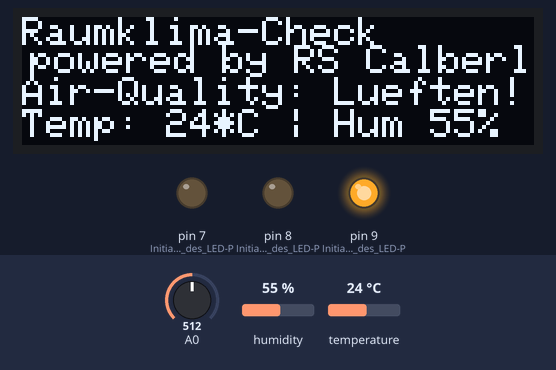
This sketch was run on a simulated Arduino Uno, built with avr-gcc and run on an emulated ATmega328P. On the bench: 128×32 one-colour display, output pins drawn as LEDs (lit = HIGH). The test bench sets the inputs (shaded band); at power-on: A0 = 512, humidity 55 %, temperature 24 °C. The display library's start-up logo is not drawn; what the sketch prints to the serial monitor is not drawn.

Above: at 4.2 s.
4.3 s: A0 set to 195
6.5 s: A0 set to 172
At 7.73 s:
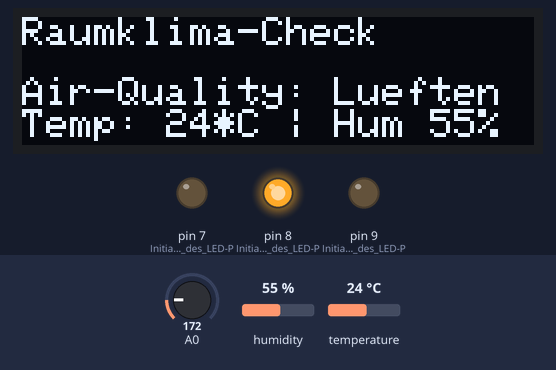
9.7 s: A0 set to 94
11.2 s: A0 set to 86
At 12.3 s:
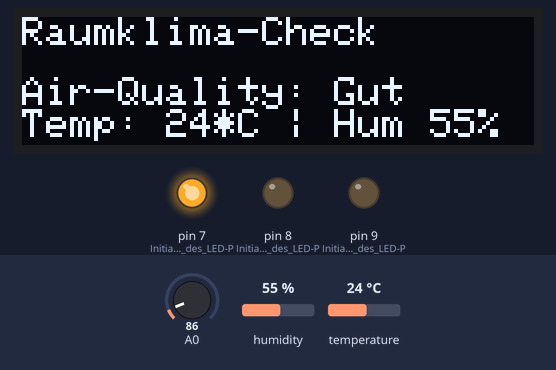
14.3 s: humidity set to 22 %
At 17.0 s:
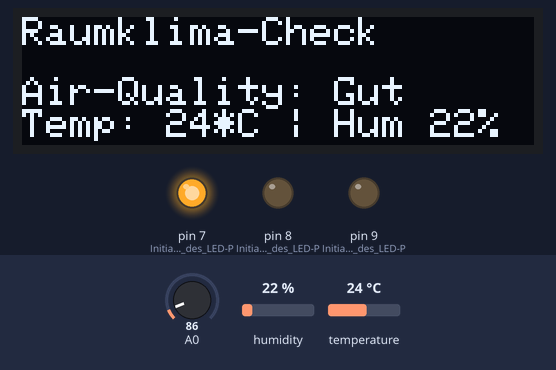
17.9 s: temperature set to 12 °C
At 20.6 s:
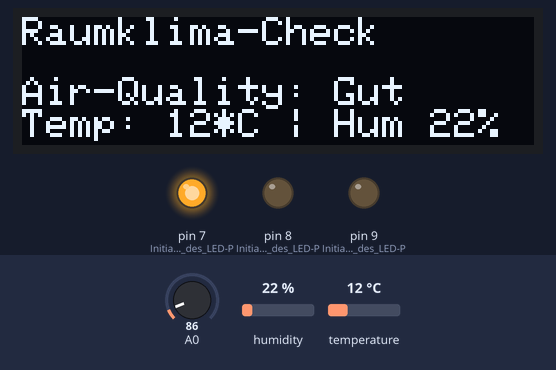
Timing chart, 0 to 21.4 s (numbered marks = the images above; inputs shaded):
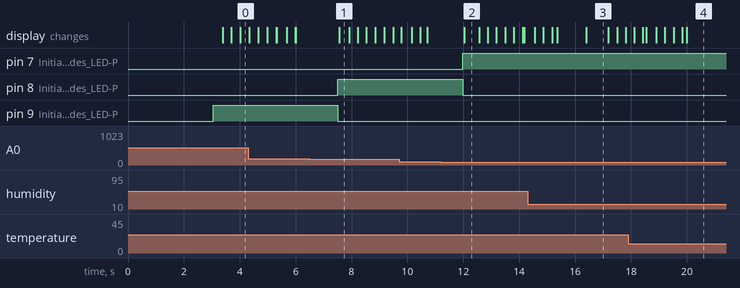

The sketch:

RoomClimateCheck.ino
```cpp
// Raumklima Checker powered by RS Calberlah and DLR_School_Lab Braunschweig
// Verwendete Bibliotheken
#include <Wire.h> // Ist eine Bibliothek für die Ansteuerung des Displays
#include <Adafruit_SSD1306.h> // Bibliothek für den Display
#include <SimpleDHT.h> // Bibliothek für den Umweltsensor

#define DHT11_PIN 2  // Der ausgewählte Pin für den Umweltsensor

SimpleDHT11 dht11(DHT11_PIN); // Initializierung des Umweltsensors

#define SCREEN_WIDTH 128 // OLED display weite in Pixeln
#define SCREEN_HEIGHT 32 // OLED display höhe in Pixeln

#define OLED_RESET 4 // Reset pin # (or -1 if sharing Arduino reset pin)
Adafruit_SSD1306 display(SCREEN_WIDTH, SCREEN_HEIGHT, &Wire, OLED_RESET); // Initializierung den Displays

// Initializierung der Sensordaten
float airQuality;
byte temperature = 0;
byte humidity = 0;

// Die Nachricht welches im Display angezeigt wird
char message[] = "powered by RS Calberlah & DLR_School_Lab_BS";
int width = 12;
int  x, minX;

bool alreadyInitialized = false;
int steps = 0;

// Programm initializierung
void setup() {
  // Validierung des Displays
  checkIfDisplayAllocationIsValid();
  Serial.begin(115200);
  // Anzeige des Displays
  display.display();
  Serial.println("The gas sensor is warming up..."); // Ausgabe in den seriellen Arduino-Monitor für Testzwecke
  delay(3000); // Verzögerung von 3 Sekunden
  x = display.width();
  minX = -12 * strlen(message);
  pinMode(9, OUTPUT); // Initializierung des LED-Pins
  pinMode(8, OUTPUT); // Initializierung des LED-Pins
  pinMode(7, OUTPUT); // Initializierung des LED-Pins
}

// Validierung des Displays
void checkIfDisplayAllocationIsValid() {
  if (!display.begin(SSD1306_SWITCHCAPVCC, 0x3C)) {
    Serial.println(F("SSD1306 allocation failed")); // Ausgabe in den seriellen Arduino-Monitor für Testzwecke
    for (;;);
  }
}

void loop() {
    // Verzögerung der Sensorausgabe um eine sinnvolle Darstellung zu ermöglichen
    if (steps == 0 || steps == 100) {
      if (steps == 0 && !alreadyInitialized || steps != 0 && alreadyInitialized) {
        // Schalter für Holung der Sensordaten und Schaltung der LEDs
        airQuality = analogRead(0);
        temperature = digitalRead(2);
        humidity = digitalRead(2);
        if (airQuality <= 90) { // Luftqualität ist gut
           digitalWrite(7, HIGH); // Schaltet grüne LED an
           digitalWrite(8, LOW); // Schaltet gelbe LED aus
           digitalWrite(9, LOW); // Schaltet rote LED aus
        } else if (airQuality > 90 && airQuality < 180) { // Luftqualität ist schlecht - Lüften nötig
           digitalWrite(7, LOW); // Schaltet grüne LED aus
           digitalWrite(8, HIGH); // Schaltet gelbe LED an
           digitalWrite(9, LOW); // Schaltet rote LED aus
        } else { // Luftqualität ist ganz schlecht - Es muss gelüftet werden
           digitalWrite(7, LOW); // Schaltet grüne LED aus
           digitalWrite(8, LOW); // Schaltet gelbe LED aus
           digitalWrite(9, HIGH); // Schaltet rote LED an
        }
        int errorCode = SimpleDHTErrSuccess;
        // Validierung des Temperatur- & Luftfeuchtigkeitssensor
        if ((errorCode = dht11.read(&temperature, &humidity, NULL)) != SimpleDHTErrSuccess) {
          Serial.println("Read DHT11 failed, errorCode=" + String(errorCode)); // Ausgabe in den seriellen Arduino-Monitor für Testzwecke
          delay(2000); // Verzögerung von zwei Sekunden
          return;
        }
        // Zurücksetzung der Schritte
        if (steps == 100) {
          steps = -1;
        }
    }
  }
  // Display Konfiguration
  preconfigureDisplay();
  // Ausgabe des Titels
  drawSensorTitle();
  // Ausgabe der Sensorinformationen
  drawSensorInformation(
    airQuality,
    temperature,
    humidity);
  // Anzeige der Informationen auf dem Display
  display.display();
  if (!alreadyInitialized && steps == 0) {
    alreadyInitialized = true;
  }
  // Erhöhung des Stufenwerts
  steps++;
}

// Konfigurierung des Displays
void preconfigureDisplay() {
  display.clearDisplay(); // Löschen des Displays beim Programmstart
  display.setTextSize(1); // Setzen der Textgröße
  display.setTextWrap(false); // Verhindern einer Leerzeile
  display.setTextColor(WHITE); // Setzen der Textfarbe
  display.setCursor(0, 0); // Positionierung des Corsors
}

// Ausgabe des Programmtitels
void drawSensorTitle() {
  display.println("Raumklima-Check");
  display.setCursor(x, 7); // Positionierung des Titels
  display.println(message); // Ausgabe des Titels
  // Laufschriftkonfiguration
  x = x - 2;
  if (--x < minX) {
    x = display.width() - 4;
  }
}

// Ausgabe der Sensor Informationen
void drawSensorInformation(
  float airQuality,
  byte temperature,
  byte humidity) {
  String airQualityMessage = "Air-Quality: ";
  String airQualityValue;
  if (airQuality <= 90) { // Luftqualität ist gut
    airQualityValue = "Gut";
  } else if (airQuality > 90 && airQuality < 180) { // Luftqualität ist schlecht - Lüften nötig
    airQualityValue = "Lueften";
  } else { // Luftqualität ist ganz schlecht - Es muss gelüftet werden
    airQualityValue = "Lueften!";
  }
  airQualityMessage += airQualityValue;
  // Ausgabe der Luftqualität Nachricht
  display.println(airQualityMessage);
  String roomMessage = "Temp: ";
  roomMessage += String((int)temperature);
  roomMessage += + "*C | Hum ";
  roomMessage += String((int)humidity);
  roomMessage += "%";
  // Ausgabe der Temperatur- & Luftfeuchtigkeitsnachricht
  display.println(roomMessage);
}

// Idea: Steffen Jauch, Programming: Manuel Kollus, Supported by DLR_School_Lab Brunswick
```

Measured:
- the behaviour switches between 180 and 179 on A0 (found by bisection; images 0 and 1)
- the behaviour switches between 91 and 90 on A0 (found by bisection; images 1 and 2)
- after the input at 6.5 s, pin 8 (Initializierung_des_LED-P): LOW → HIGH after 1.0 s; pin 9 (Initializierung_des_LED-P): HIGH → LOW after 1.0 s; the display: changes after 1.1 s (image 1)
- after the input at 11.2 s, pin 7 (Initializierung_des_LED-P): LOW → HIGH after 0.78 s; pin 8 (Initializierung_des_LED-P): HIGH → LOW after 0.78 s; the display: changes after 0.82 s (image 2)
- what the display in image 2 shows lasts 0.6 s, from 12.0 s to 12.6 s
- what the display in image 3 shows lasts 0.8 s, from 16.4 s to 17.2 s
